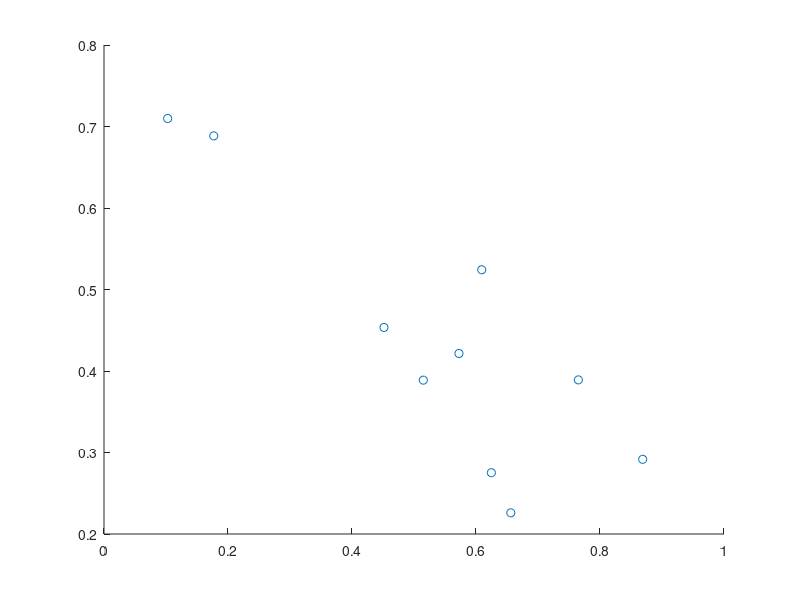

This figure's MATLAB source: (Note: this script raises an error after producing the figure.)
close all;
clear all;

%% Parameter of the Gaussian function exp(-(a*x).^2)
a = 1;

%% 2D initial grid on the square [lb_val, ub_val]^2
lb_val = 0;
ub_val = 1;
ini_mrgn = 0.1; 

N_arr = [10:10:50];
lngth = length(N_arr);
wce_arr = zeros(1,lngth);

for ell = 1:length(N_arr)
    N = N_arr(ell);
    display(N);
    XY = (lb_val + ini_mrgn) + (ub_val - lb_val - 2 * ini_mrgn) * rand(N,2);

    scatter(XY(:,1),XY(:,2));
    w = ones(N,1)/N;
    display(SUB_ene_with_IntGauExtF_wght_2D(a, lb_val, ub_val, XY, w, @(xy)mat_Gau_2D(a,xy)));
    display(SUB_ene_with_IntGauExtF_wght_2D(a, lb_val, ub_val, XY, w, @mat_m2log_2D));

    % pause(1);

    %% Point-wise gradient descent of an energy
    default_gamma = 0.1;
    
    pwr = 0.50; 
    mrgn = 0.50;
    % mrgn = log10(N)/10;
    
    norm_grad_eps = 1e-4;
    max_itr = 1000;
    for k = 1:max_itr
        max_norm_grad = 0;
        for idx=1:N

    %         grad_ene = SUB_grad_ene_2D(a, lb_val, ub_val, XY, idx, @(s,t)pdk_Gau(a,s,t)); % Gaussian
            grad_ene = SUB_grad_ene_2D(a, lb_val, ub_val, XY, idx, @pdk_log); % Logarithmic

    %         grad_reg = [0 0];
            grad_reg = (1/N^pwr) * SUB_reg_grad_log_2D_sq(XY(idx,1), XY(idx,2), lb_val-mrgn, ub_val+mrgn);

            grad = grad_ene + grad_reg;

            gamma = SUB_set_step_size_2D_sq(XY(idx,:), grad, default_gamma, lb_val, ub_val);    
            XY(idx,:) = XY(idx,:) - gamma * grad;

            if max_norm_grad < norm(grad)
                max_norm_grad = norm(grad);
            end        
        end
        if max_norm_grad < norm_grad_eps
            break;
        end
    end

    scatter(XY(:,1),XY(:,2));
    display(SUB_ene_with_IntGauExtF_wght_2D(a, lb_val, ub_val, XY, w, @(xy)mat_Gau_2D(a,xy)));
    display(SUB_ene_with_IntGauExtF_wght_2D(a, lb_val, ub_val, XY, w, @mat_m2log_2D));

    pause(1);

    %% Optimal weights
    mat_K = exp(-a^2 * SUB_mat_dist2_2D(XY));
    vec_k = SUB_GauK_int_2D_sq(a, lb_val, ub_val, XY(:,1), XY(:,2));

    w = mat_K \ vec_k; % negative weights appear -> constrained optimization is needed

%     obj_func = @(w) (w' * mat_K * w - 2 * w' * vec_k);
%     options = optimoptions(@fmincon, 'MaxFunctionEvaluations',1e+6);
%     w = fmincon(obj_func, ones(N,1)/N, [],[],[],[], zeros(N,1),[], [], options);

    fin_Gau_ene = SUB_ene_with_IntGauExtF_wght_2D(a, lb_val, ub_val, XY, w, @(xy)mat_Gau_2D(a,xy));
    display(fin_Gau_ene);

    IIGau = SUB_GauK_db_int_2D_sq(a, lb_val, ub_val);
    fin_WCE = IIGau + fin_Gau_ene;
    display(fin_WCE);
    
    %% Output
    wce_arr(ell) = fin_WCE;
end

dlmwrite('Data_2D_PWGD_a1/data.txt', [N_arr', wce_arr']);
dlmwrite('Data_2D_PWGD_a1/data_nodes.txt', XY);

%% Definitions of functions %%%%%%%%%%%%%%%%%%%%%%%%%%%%%%%%%%%%%%%%%%

% [[ Gaussian ]]

% 2D kernel matrix of the Gaussian function
function mG_2D = mat_Gau_2D(a, XY)
    dist2 = SUB_mat_dist2_2D(XY);
    mG_2D = exp(-a^2 * dist2);
end

% Partial derivative of the Gaussian kernel
function pdxy = pdk_Gau(a, diff_xy, dist2i)
    pdxy = -2 * a^2 .* diff_xy .* exp(-a^2 * dist2i); 
end

% [[ Logarithmic ]]

% 2D kernel matrix of the logarithm
function m2l_2D = mat_m2log_2D(XY)
    N = length(XY(:,1));
    dist2 = SUB_mat_dist2_2D(XY);
    for i=1:N
        dist2(i,i) = 1;
    end    
    m2l_2D = -4 * (log(dist2)/2);
end

% Partial derivative of the logarithmic kernel
function pdxy = pdk_log(diff_xy, dist2i)
    pdxy = -4 * diff_xy ./ dist2i;
end
